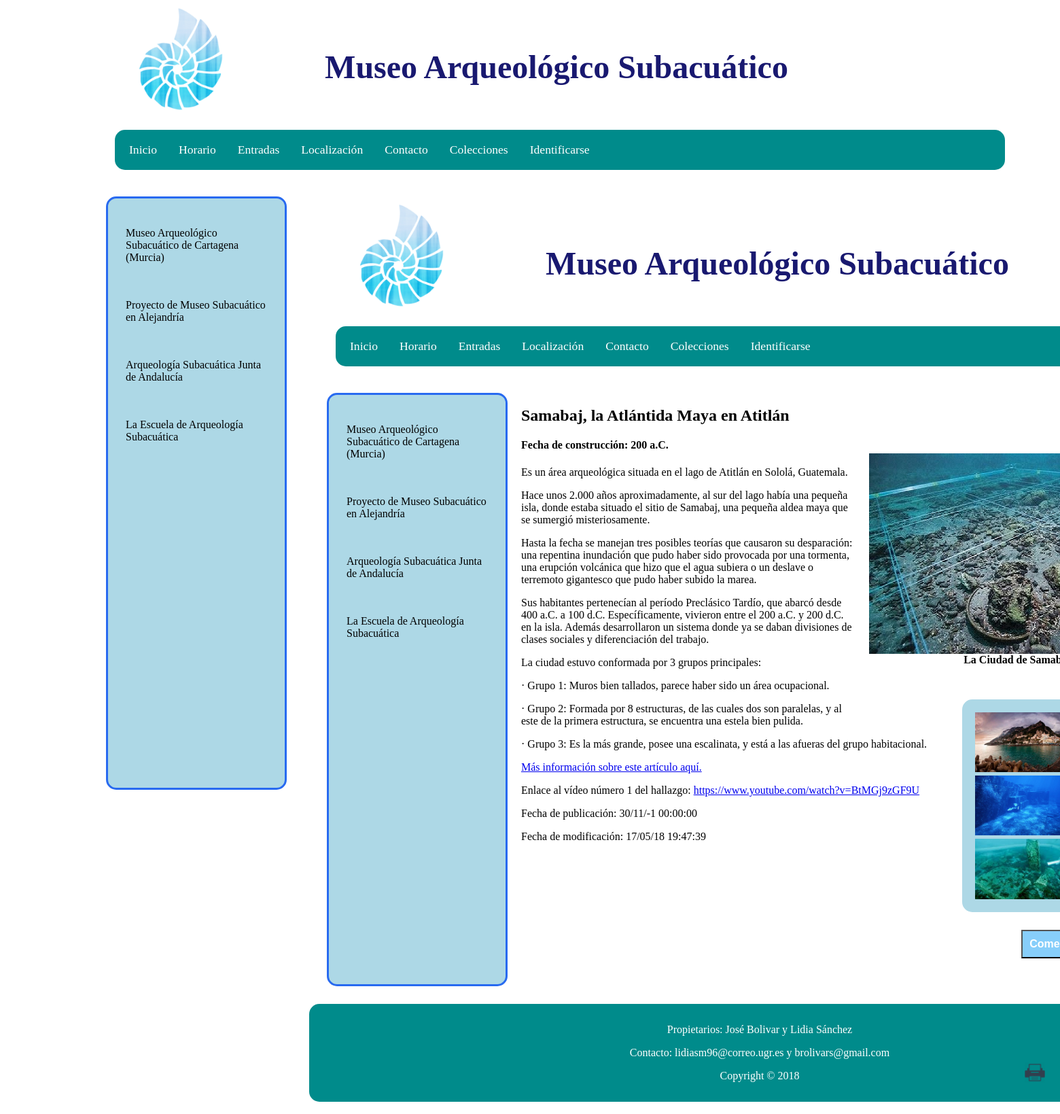
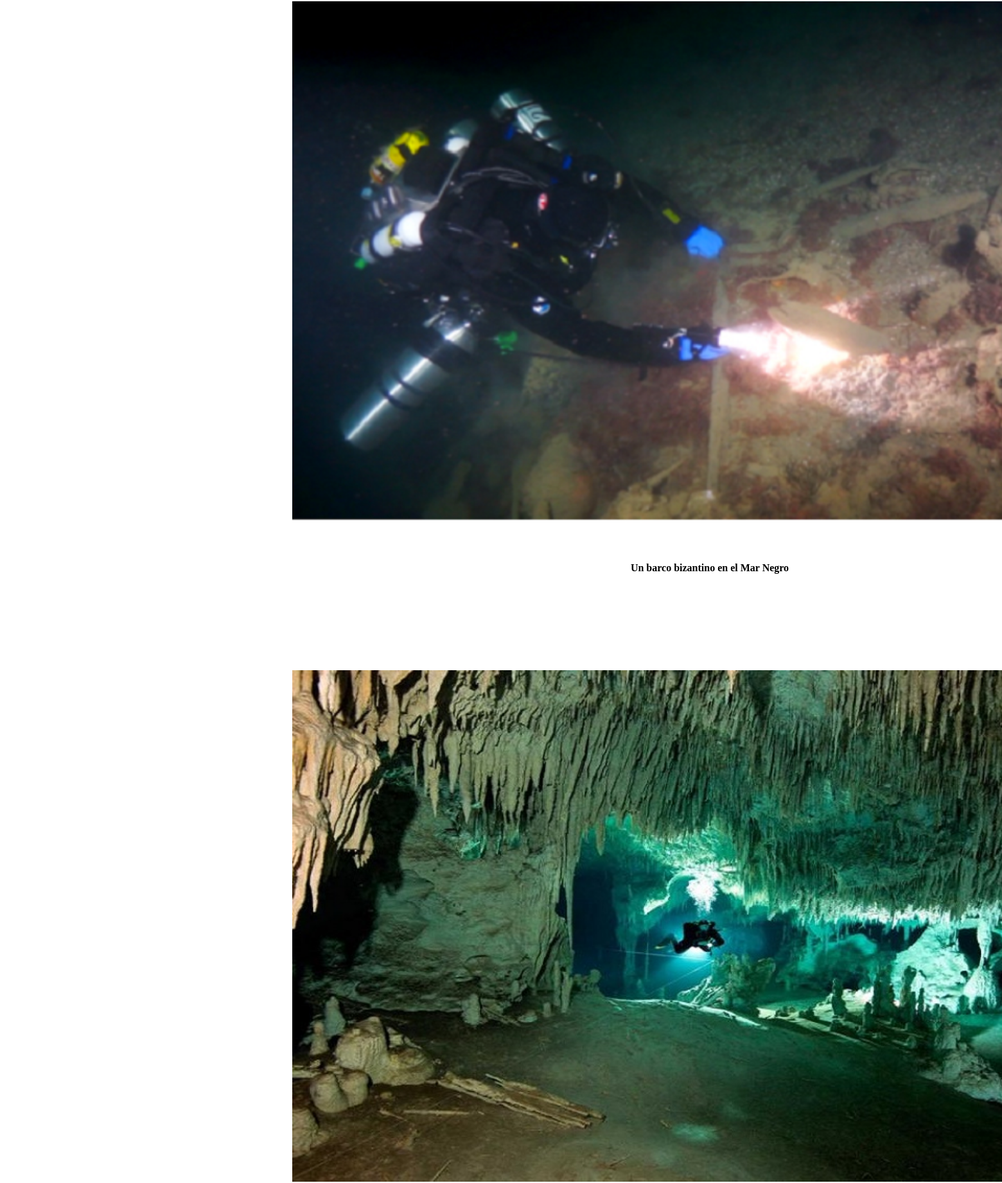
Screenshot of /PHP/vistas/plantillaPortada.php?obra=2 (upper part) with the database file from the repository (2 pictures, top to bottom).
### tables this page shows
CREATE TABLE `obras` (
  `ID` int(3) NOT NULL,
  `miniatura` text NOT NULL,
  `descripcion` text NOT NULL,
  `Titulo` text NOT NULL,
  `Imagen` text NOT NULL,
  `Fecha_Publicacion` timestamp NULL DEFAULT NULL ON UPDATE CURRENT_TIMESTAMP,
  `Fecha_Modificacion` timestamp NOT NULL DEFAULT '0000-00-00 00:00:00'
);

### PHP/bd/ConexionBD.php (called while the page is built, shortened)
<?php
    class ConexionBD {
        public static function abrirConexion() {
    	    $conexion = new mysqli('localhost', 'sibw1718', 'sibw1718') or exit('No se pudo conectar con el servidor');
    	    mysqli_select_db($conexion,'p4_sibw_bd') or die ( "No se ha podido conectar a la base de datos" );
        	mysqli_set_charset($conexion, 'utf8');
        	return $conexion;
        }
    }
?>

### PHP/modelos/modelo_Obras.php (called while the page is built, shortened)
<?php
class ModeloObras{
	public $conexionBD;
    public function __construct() {
	    $this->conexionBD = ConexionBD::abrirConexion();
    }
    public function getNombre ($id_obra) {
        $seleccion = "SELECT Titulo FROM obras WHERE ID = $id_obra";
        $resultado = mysqli_query ($this->conexionBD, $seleccion);
        $nombre = array();
        while ( $fila = mysqli_fetch_array ($resultado) ) {
            $nombre = $fila[0];
        }
        return $nombre;
    }
    public function getImagen ($id_obra) {
        $seleccion = "SELECT Imagen FROM obras WHERE ID = $id_obra";
        $resultado = mysqli_query ($this->conexionBD, $seleccion);
        while ( $fila = mysqli_fetch_array ($resultado) ) {
            $imagen = $fila[0];
        }
        return $imagen;
    }
    public function getDescripcion ($id_obra) {
        $seleccion = "SELECT descripcion FROM obras WHERE ID = $id_obra";
        $resultado = mysqli_query ($this->conexionBD, $seleccion);
        while ( $fila = mysqli_fetch_array ($resultado) ) {
            $descripcion = $fila[0];
        }
        return $descripcion;
    }
    public function getGaleria ($id_obra) {
        $seleccion = "SELECT ruta_imagen FROM galerias WHERE obra_asociada=$id_obra";
        $resultado = mysqli_query ($this->conexionBD, $seleccion);
        $galeria = array();
        while ( $fila = mysqli_fetch_array ($resultado, MYSQLI_ASSOC) ) {
            $galeria[] = $fila['ruta_imagen'];
        }
        return $galeria;
    }
    public function getVideos($id_obra) {
        $seleccion = "SELECT url_video FROM videos WHERE obra_asociada=$id_obra";
        $resultado = mysqli_query ($this->conexionBD, $seleccion);
        $videos = array();
        while ( $fila = mysqli_fetch_array ($resultado, MYSQLI_ASSOC) ) {
            $videos[] = $fila['url_video'];
        }
        return $videos;
    }
    public function getFechaPublicacion($id_obra) {
        $seleccion = "SELECT Fecha_Publicacion FROM obras WHERE ID = $id_obra";
        $resultado = mysqli_query ($this->conexionBD, $seleccion);
        while ( $fila = mysqli_fetch_array ($resultado) ) {
            $fecha_publ = $fila[0];
        }
        return $fecha_publ;
    }
    public function getFechaModificacion($id_obra) {
        $seleccion = "SELECT Fecha_Modificacion FROM obras WHERE ID = $id_obra";
        $resultado = mysqli_query ($this->conexionBD, $seleccion);
        while ( $fila = mysqli_fetch_array ($resultado) ) {
            $fecha_mod = $fila[0];
        }
        return $fecha_mod;
    }
    public function getTodasObras () {
        $seleccion = 'SELECT * FROM obras';
        $resultado = mysqli_query ($this->conexionBD, $seleccion);
        $nombreObras = array();
        while ( $fila = mysqli_fetch_array ($resultado, MYSQLI_ASSOC) ) {
            $nombreObras[]  = $fila;
        }
        return $nombreObras;
    }
}
?>

### PHP/vistas/listaObras.php (the view)
<div class="bloque_obras">
	<?php
		require("controladores/controlador_Obras.php");
		if (isset($listaObras)) {
			for ($i = 0; $i < count($listaObras); $i++) {
				echo	"<div class='obras'> ";
				echo	"<a href='?obra=".$listaObras[$i]['ID']."'>" ;
				echo 	"<img src='../Imagenes/" .$listaObras[$i]['Imagen']. "'>";
				echo	"<div class='pie_foto'>" .$listaObras[$i]['Titulo']. "</div>";
				echo	"</a>";
				echo	"</div>";
			}
		}
		else
			echo "NO EXISTE LA VARIABLE $miniatura";
	?>
</div>

### PHP/vistas/obra.php
<div class = "Contenido">
	<div class="dos_columnas">
		<?php
			if(isset($_GET["obra"])){
				echo "<div class='img_obra'>";
				echo "<img src='../Imagenes/" .$imagen_obra. "'>";
				echo "<div class='pie_foto'>" .$nombre_obra. "</div>";
				echo "</div>";
				echo "<div class ='Descripcion'>";
				echo "<p> $descripcion </p>";
				echo "</div>";
				if (count($galeria_obra) > 0) { ?>
					<div class="galeria">
				        <?php
				          for ($i=0; $i < count($galeria_obra); $i++) {
				            ?>
				            <div class = "obras_galeria">
				            	<?php echo '<img src="../Imagenes/' .$galeria_obra[$i]. '"/>';?>
				            </div>
			          	<?php } ?>
					</div>
				<?php }
				for ($j=0; $j < count($videos_obra); $j++) {
					$n_video = $j+1;
					echo "<p>Enlace al vídeo número $n_video del hallazgo: <a href='$videos_obra[$j]' target='_blank'>$videos_obra[$j]</a></p>";
				}
       			$fechaPubl_formateada = date('d/m/y H:i:s', strtotime($fecha_publicacion));
				echo "<p>Fecha de publicación: ".$fechaPubl_formateada."</p>";
				$fechaModif_formateada = date('d/m/y H:i:s', strtotime($fecha_modificacion));
				echo "<p>Fecha de modificación: ".$fechaModif_formateada."</p>";
			}
		?>
	</div>
</div>

### CSS/estilo-obras-portada.css (style rules this page uses)
body { font-size: 100%; padding: 0; margin: 0; }
img { width: 100%; height: auto; }
.bloque_obras { display: grid; grid-template-columns: auto auto auto; grid-column-gap: 20px; grid-row-gap: 20px; float: right; width: 70%; margin-right: 5%; margin-bottom: 2%; }
.obras img { width: 100%; height: auto; float: left; margin-bottom: 5%; }
.obras a { text-decoration: none; }
.pie_foto { text-align: center; color: black; font-weight: bold; font-size: 100%; margin-bottom: 10%; width: 100%; }
.Contenido, .video { float: right; width: 48%; margin-right: 28%; margin-bottom: 2%; }
.img_obra { float: right; width: 70%; margin-top: 50px; margin-right: -55%; padding: 3%; }
.galeria { display: grid; grid-template-columns: auto auto auto; grid-column-gap: 5px; grid-row-gap: 5px; width: 70%; border-radius: 15px; background-color: lightblue; padding: 15px; float: right; width: 70%; margin-top: -20%; margin-right: -80%; padding: 3%; }
.obras_galeria { width: 100%; height: auto; float: right; }

### CSS/estilo-print.css (style rules this page uses)
body { font-size: 100%; margin-left: 50px; }
img { width: 100%; height: 20%; position: absolute; margin-top: -40%; }
.pie_foto { text-align: center; color: black; font-weight: bold; font-size: 100%; margin-bottom: 10%; margin-top: -10%; width: 100%; position: absolute; }
.Contenido { float: right; width: 100%; margin-right: 5%; margin-bottom: 2%; font: serif; }
.img_obra { float: left; background-color: white; width: 100%; margin-top: 5%; }
.dos_columnas { column-count: 2; margin-top: 40%; }
.galera, .obras_galeria { display: none; }

### rows the page displays
obras: Imagen (picture), Titulo "La Ciudad de…", descripcion "Samabaj, la Atlántida Maya en Atitlán Fecha de construcción: 200 a.C. Es un área arqueológica situada en el lago de Atitlán en Sololá, Guatemala. Hace unos 2.000 años aproximadamente, al sur del lago había una pequeña isla, donde estaba situado el sitio de Samabaj, una pequeña aldea maya que se sumergió misteriosamente. Hasta la fecha se manejan tres posibles teorías que causaron su desparación: una repentina inundación que pudo haber sido provocada por una tormenta, una erupción volcánica que hizo que el agua subiera o un deslave o terremoto gigantesco que pudo haber subido la marea. Sus habitantes pertenecían al período Preclásico Tardío, que abarcó desde 400 a.C. a 100 d.C.…", Fecha_Publicacion "30/11/-1 00:00:00", Fecha_Modificacion "17/05/18 19:47:39"
obras: Imagen (picture), Titulo "Un barco bizantino en el Mar Negro"
obras: Imagen (picture)

### other values shown
$nombresMenus[$i] "Inicio"
$nombresMenus[$i] "Horario"
$nombresMenus[$i] "Entradas"
$nombresMenus[$i] "Localización"
$nombresMenus[$i] "Contacto"
$nombresMenus[$i] "Colecciones"
$nombresMenus[$i] "Identificarse"
$n_video "1"
$videos_obra[$j] "https://www.youtube.com/watch?v=BtMGj9zGF9U"
